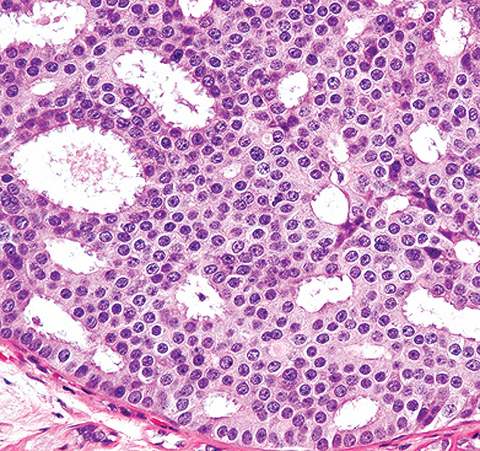
#> input picture Lab_Reports/Lab06/CellsHE2.jpg, 480 x 451 px
$ python ImageFeatureDetect.py
#> lines starting #> are read from the running program, lines starting #| are printed output that depends on the picture; after the words box and inside, x2 and y2 are one past the last pixel; in counts of white or black regions, pixels touching at a corner belong together
#> further down, img is the input picture: PIL image 480x451 RGB; mean R, G, B 204.3, 158, 200.1
#| (480, 451)
#| RGB
# -*- coding: utf-8 -*-
"""
Created on Tue Mar 20 11:50:16 2018

@author: Kerri Norton
"""

from PIL import Image, ImageEnhance

from matplotlib import pyplot
from numpy import array, dot, dstack, ones, random, uint8, zeros, exp, mgrid, sqrt
from scipy import ndimage

# [9 lines left out: function pixmapToImage, not called in this run]


def imageToPixmapRGB(img):

  img2 = img.convert('RGB')
  w, h = img2.size
#> w = 480; h = 451
  data = img2.getdata()

  pixmap = array(data, float)
  pixmap = pixmap.reshape((h,w,3))

  return pixmap


# [7 lines left out: function gammaAdjust, not called in this run]


def normalisePixmap(pixmap):

  pixmap -= pixmap.min()
  maxVal = pixmap.max()


  if maxVal > 0:
    pixmap *= 255.0 / maxVal

  return pixmap


# [23 lines left out: functions clipPixmapValues, showHistogram, not called in this run]


def convolveMatrix2D(pixmap, matrix, mode='reflect'):

#> called with matrix = array of shape (5, 5), mode = 'reflect'
  matrix = array(matrix)

  if matrix.ndim != 2:
    raise Exception('Convolution matrix must be 2D')

  if pixmap.ndim not in (2,3):
    raise Exception('Pixmap must be 2D or 3D')

  if pixmap.ndim == 2:
    pixmap2 = ndimage.convolve(pixmap, matrix, mode=mode)

  else:
    layers = []

    for i in range(3):
      layer = ndimage.convolve(pixmap[:,:,i], matrix, mode=mode)
      layers.append(layer)
#> this loop made 3 passes
#> pass 3, in convolveMatrix2D, `layer = ndimage.convolve(pixmap[:,:,i], matrix, mode=mode)`:
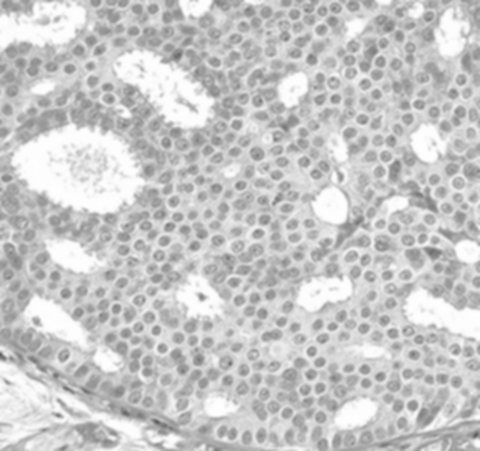
#> layer: shape (451, 480) float64; min 91.38, max 254.8, mean 200.1
#> after the loop, layers = 3 items

    pixmap2 = dstack(layers)


  return pixmap2


# [18 lines left out: function sharpenPixmap, not called in this run]


def gaussFilter(pixmap, r=2, sigma=1.4):

  x, y = mgrid[-r:r+1, -r:r+1]

  s2 = 2.0 * sigma * sigma

  x2 = x * x / s2
  y2 = y * y / s2

  matrix = exp( -(x2 + y2))
  matrix /= matrix.sum()

  pixmap2 = convolveMatrix2D(pixmap,  matrix)

  return pixmap2


def sobelFilter(pixmap):

  matrix = array([[-1, 0, 1],
                  [-2, 0, 2],
                  [-1, 0, 1]])

  grey = pixmap.mean(axis=2)
  edgeX = convolveMatrix2D(grey, matrix)
#> call 2 of convolveMatrix2D, with matrix = array of shape (3, 3), mode = 'reflect'
#> in convolveMatrix2D (call 2), `pixmap2 = ndimage.convolve(pixmap, matrix, mode=mode)`:
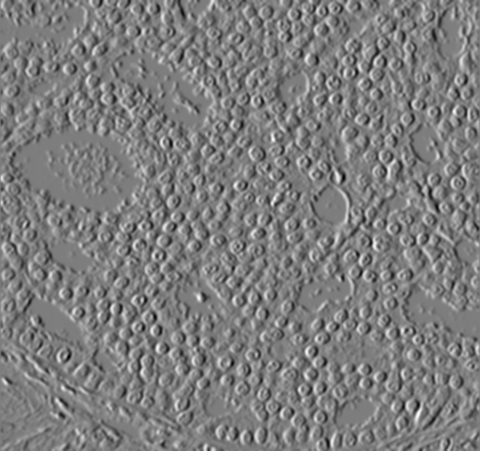
#> pixmap2: shape (451, 480) float64; min -329.7, max 339.3, mean 0.1; drawn with min black and max white
  edgeY = convolveMatrix2D(grey, matrix.T)

  pixmap2 = sqrt(edgeX * edgeX + edgeY * edgeY)
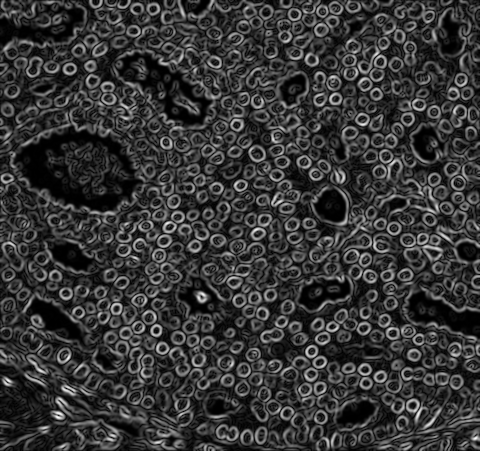
#> pixmap2: shape (451, 480) float64; min 0.00374, max 387, mean 83.3; drawn with min black and max white
  normalisePixmap(pixmap2) # Put min, max at 0, 255
#> in normalisePixmap, `maxVal = pixmap.max()`: maxVal = 387

  return pixmap2


def getNeighbours(point, points):

  i, j = point
  check = [(i-1, j), (i+1, j),
           (i, j-1), (i, j+1)]

  neighbours = [p for p in check if p in points]

  return neighbours


def brightPixelCluster(pixmap, threshold=60):

#> called with threshold = 60
  boolArray = pixmap > threshold
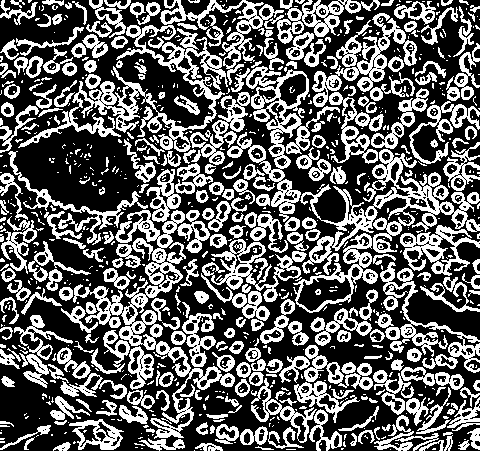
#> boolArray: shape (451, 480) bool; 38% white; 887 white regions (588 under 20 px), largest, box (x1, y1, x2, y2) and area: (73, 210, 235, 439) 5431, (18, 25, 228, 152) 5135, (300, 149, 480, 275) 4765
  indices = array(boolArray.nonzero()).T
#> indices = 82248 pairs, first value 0 to 450, second value 0 to 479
  points = set([tuple(point) for point in indices])
#> points = 82248 items

  clusters = []
  pool = set(points)
#> pool = 82248 items
  clustered = set()

  while pool:
    pointA = pool.pop()
    neighbours = getNeighbours(pointA, points)

    cluster = []
    cluster.append(pointA)
    clustered.add(pointA)

    pool2 = set(neighbours)
    while pool2:
      pointB = pool2.pop()

      if pointB in pool:
        pool.remove(pointB)
        neighbours2 = getNeighbours(pointB, points)
        pool2.update(neighbours2)
        cluster.append(pointB)

    clusters.append(cluster)
#> this loop made 1404 passes
#> pointA on pass 1: (192, 319)

  return clusters


if __name__ == '__main__':

  # Make an Image object from file, show its atttributes and methods
  img = Image.open('CellsHE2.jpg')

  print(img.size)
  print(img.mode)

  img.show()

  img.save('Cells.png', 'PNG')

  # Example feature detection - counting cells in an image

  img = Image.open('CellsHE2.jpg')

  pixmap =  imageToPixmapRGB(img)
  pixmap2 = gaussFilter(pixmap)
  #pixmapToImage(pixmap2, mode='L').save('CellsGauss.png', 'PNG')
  pixmap2 = sobelFilter(pixmap2)
  #pixmapToImage(pixmap2, mode='L').save('CellsSobel.png', 'PNG')

  normalisePixmap(pixmap2)

  #uncomment to show actual pixmap
  #pixmapToImage(pixmap2, mode='L').show()

  clusters = brightPixelCluster(pixmap2)
  sizes = [len(c) for c in clusters]
  pyplot.hist(sizes, 40)
  #uncomment to show histogram
  #pyplot.show()

  smallBlobs = []
  mediumBlobs = []
  bigBlobs = []

  for cluster in clusters:
    n = len(cluster)

    if n < 80:
      smallBlobs.append(cluster)
    elif n < 320:
      mediumBlobs.append(cluster)
    else:
      bigBlobs.append(cluster)
#> this loop made 1404 passes
#> cluster on pass 44: [(16, 227), (16, 226), (15, 226), (15, 225)]

  print('Found %d small blobs' % len(smallBlobs))
#| Found 1086 small blobs
  print('Found %d medium blobs' % len(mediumBlobs))
#| Found 268 medium blobs
  print('Found %d big blobs' % len(bigBlobs))
#| Found 50 big blobs

  grey = pixmap.mean(axis=2)
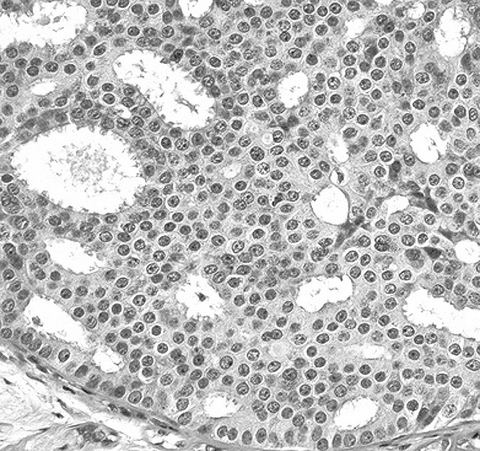
#> grey: shape (451, 480) float64; min 11, max 255, mean 187.5
  colorMap = dstack([grey, grey, grey])

  colors = [(255, 0, 0), (255, 255, 0), (0, 0, 255)]
  categories = [smallBlobs, mediumBlobs, bigBlobs]

  for i, blobs in enumerate(categories):
    color = colors[i]

    for cluster in blobs:
      x, y = zip(*cluster)

      colorMap[x,y] = color
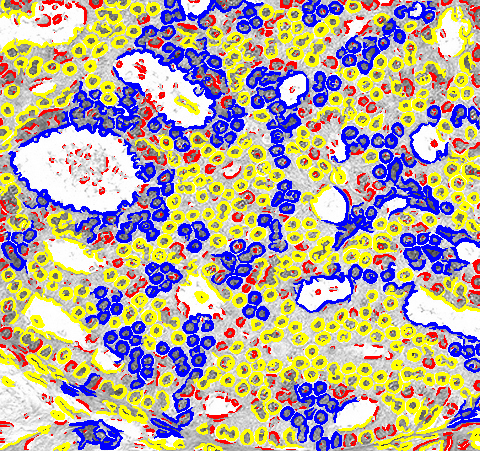
#> colorMap: shape (451, 480, 3) float64; mean of channels 0, 1, 2 182.9, 168, 156.7; drawn as R, G, B


  Image.fromarray(array(colorMap, uint8), 'RGB').show()

  numCells = len(mediumBlobs)  # initial guess
  cellAreas = [len(blob) for blob in mediumBlobs]
  meanCellArea = sum(cellAreas) / float(numCells)

  for blob in bigBlobs:
    numCells += int( len(blob) // meanCellArea )
#> this loop made 50 passes

  print('Estimated number of cells: %d' %  numCells)
#| Estimated number of cells: 449
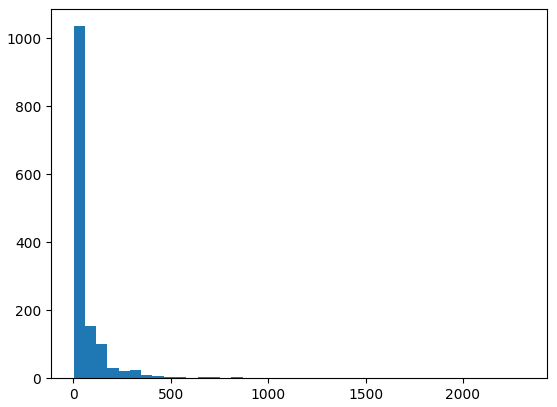
#> figure drawn by matplotlib, 1 panel; tallest bar 1036 high, from x = 1 to 58.88

$ run again, with Lab_Reports/Lab06/CellsHE1.jpg copied over Lab_Reports/Lab06/CellsHE2.jpg
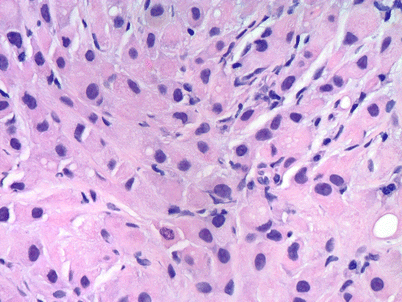
#> input picture Lab_Reports/Lab06/CellsHE1.jpg, 402 x 302 px
#> img is the input picture: PIL image 402x302 P; mean R, G, B 210.3, 176.1, 221.5
#| (402, 302)
#| P
#> after the loop in convolveMatrix2D, `for i in range(3):`: layers = 3 items
#> maxVal = 351
#> in brightPixelCluster, `boolArray = pixmap > threshold`:
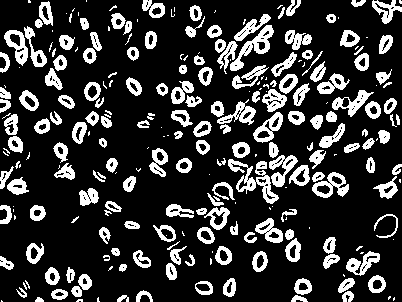
#> boolArray: shape (302, 402) bool; 21% white; 257 white regions (89 under 20 px), largest, box (x1, y1, x2, y2) and area: (228, 159, 279, 204) 748, (230, 25, 274, 71) 580, (312, 172, 349, 198) 425
#> indices = 25451 pairs, first value 0 to 301, second value 0 to 401
#> points = 25451 items
#> the loop in brightPixelCluster, `while pool:` made 307 passes
#> pointA on pass 1: (132, 268)
#| Found 175 small blobs
#| Found 127 medium blobs
#| Found 5 big blobs
#> the loop `for i, blobs in enumerate(categories):` made 3 passes
#> the loop `for blob in bigBlobs:` made 5 passes
#| Estimated number of cells: 138
#> `print('Estimated number of cells: %d' %  numCells)`:
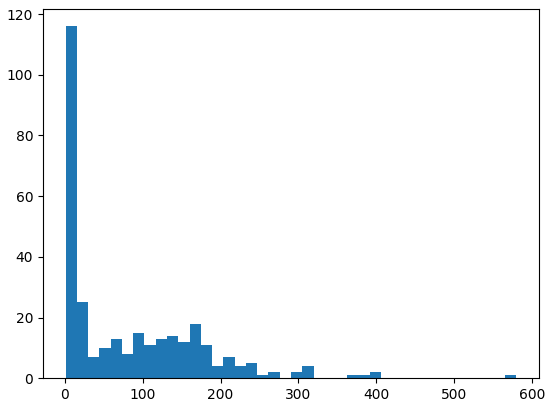
#> figure drawn by matplotlib, 1 panel; tallest bar 116 high, from x = 1 to 15.47

$ run again, with Lab_Reports/Lab06/CellsHE3.jpg copied over Lab_Reports/Lab06/CellsHE2.jpg
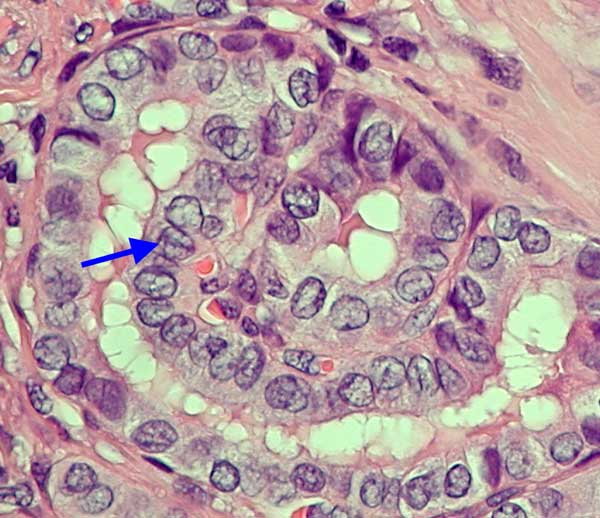
#> input picture Lab_Reports/Lab06/CellsHE3.jpg, 600 x 518 px
#> img is the input picture: PIL image 600x518 RGB; mean R, G, B 180, 154.6, 159.6
#| (600, 518)
#| RGB
#> after the loop in convolveMatrix2D, `for i in range(3):`: layers = 3 items
#> maxVal = 403.8
#> in brightPixelCluster, `boolArray = pixmap > threshold`:
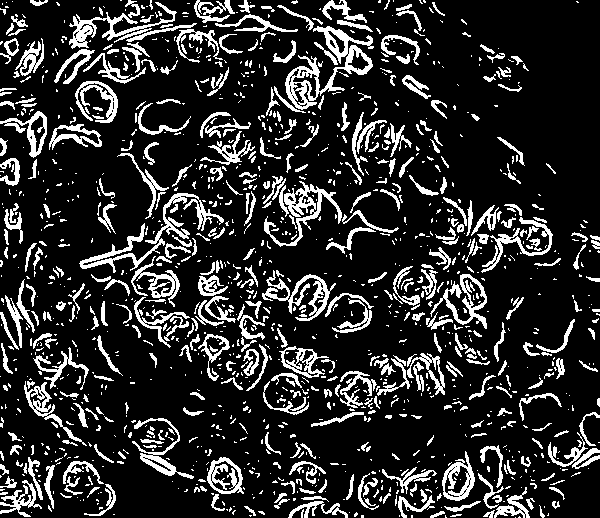
#> boolArray: shape (518, 600) bool; 17.5% white; 1348 white regions (926 under 20 px), largest, box (x1, y1, x2, y2) and area: (285, 26, 374, 110) 2026, (79, 193, 224, 273) 1633, (264, 181, 342, 247) 1144
#> indices = 54342 pairs, first value 0 to 517, second value 0 to 599
#> points = 54342 items
#> the loop in brightPixelCluster, `while pool:` made 1701 passes
#> pointA on pass 1: (192, 319)
#| Found 1551 small blobs
#| Found 124 medium blobs
#| Found 26 big blobs
#> the loop `for i, blobs in enumerate(categories):` made 3 passes
#> the loop `for blob in bigBlobs:` made 26 passes
#| Estimated number of cells: 209
#> `print('Estimated number of cells: %d' %  numCells)`:
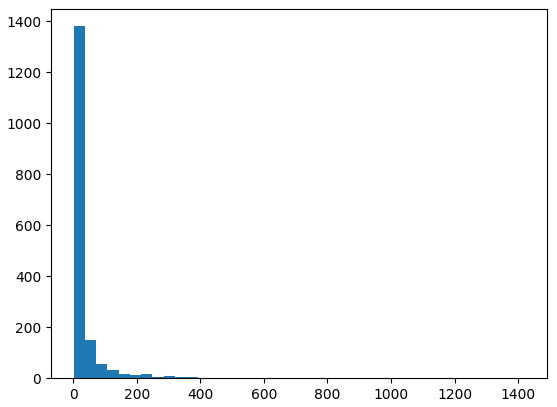
#> figure drawn by matplotlib, 1 panel; tallest bar 1380 high, from x = 1 to 36.48
